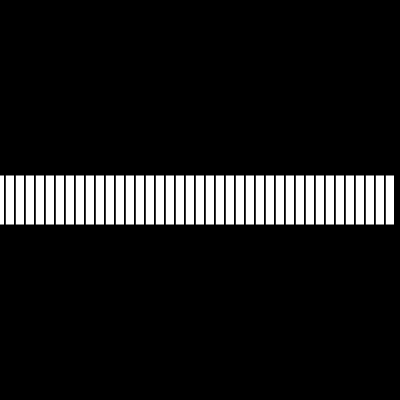
Frame 1 (no input)
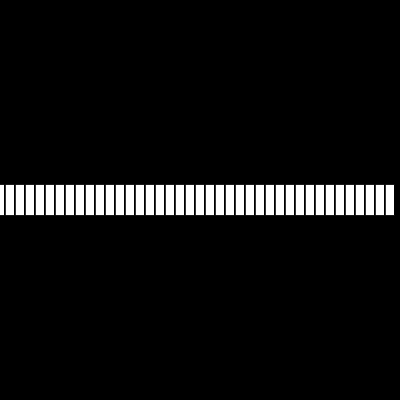
Frame 60 (no input)
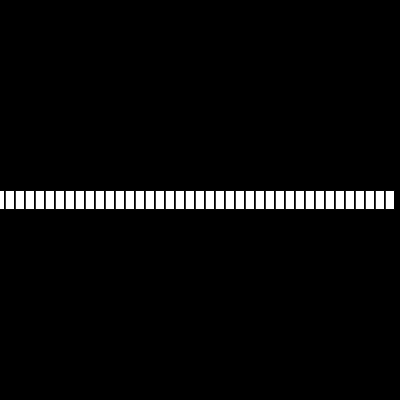
Frame 120 (the mouse pressed at the canvas centre since frame 60)

The p5.js sketch that drew these frames (run headless with seeded random() and noise() and a simulated clock; from frame 60 on, the mouse is pressed at the canvas centre):

// p5.js sketch
// ── sketch.js
let angle = 0;

function setup(){
  createCanvas(400,400);
}

function draw(){
  background(0)
  translate(width/2, height/2);
  rectMode(CENTER);

  for (let x = 0; x< width; x+=10){
    let h = map(sin(angle), -1,1,0,100);
    fill(255);
    rect(x-width/2,0,9,h);
  }
  angle+= 0.1;
}
